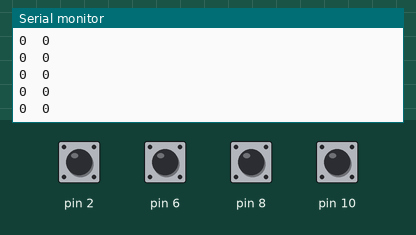
This sketch was run on a simulated Arduino Uno, built with avr-gcc and run on an emulated ATmega328P. Parts: the last lines printed to the serial monitor. The inputs (shaded band) are chosen by the test bench; at power-on: pin 2, pin 6, pin 8, pin 10 HIGH.

Above: at 1.2 s.
1.3 s: pin 2 pulled LOW for 0.15 s
2.9 s: pin 6 pulled LOW for 0.15 s
4.5 s: pin 8 pulled LOW for 0.15 s
6.1 s: pin 10 pulled LOW for 0.15 s
7.7 s: pin 2 driven LOW and pin 8 driven LOW
At 8.5 s:
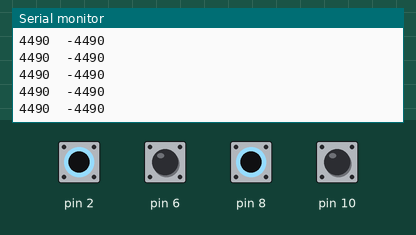
10.7 s: pin 2 driven HIGH
At 11.5 s:
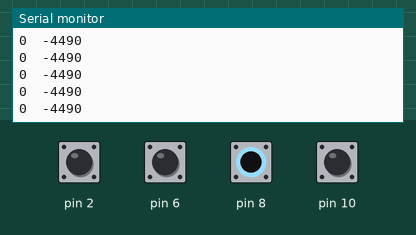
Timing chart, 0 to 13.7 s (numbered marks = the images above; inputs shaded):
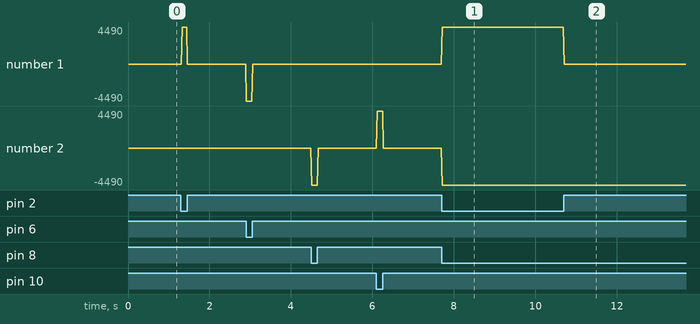

The sketch:

sendo_to_processing_trackpad.ino
```cpp
#include <CapacitiveSensor.h>

/*
 * CapitiveSense Library Demo Sketch
 * Paul Badger 2008
 * Uses a high value resistor e.g. 10M between send pin and receive pin
 * Resistor effects sensitivity, experiment with values, 50K - 50M. Larger resistor values yield larger sensor values.
 * Receive pin is the sensor pin - try different amounts of foil/metal on this pin
 */


CapacitiveSensor   cs_4_2 = CapacitiveSensor(4,2);        // 10M resistor between pins 4 & 2, pin 2 is sensor pin, add a wire and or foil if desired
CapacitiveSensor   cs_4_6 = CapacitiveSensor(4,6);        // 10M resistor between pins 4 & 6, pin 6 is sensor pin, add a wire and or foil
CapacitiveSensor   cs_4_8 = CapacitiveSensor(4,8);        // 10M resistor between pins 4 & 8, pin 8 is sensor pin, add a wire and or foil
CapacitiveSensor   cs_4_10 = CapacitiveSensor(4,10);        // 10M resistor between pins 4 & 8, pin 8 is sensor pin, add a wire and or foil

void setup()
{
   cs_4_2.set_CS_AutocaL_Millis(0xFFFFFFFF);     // turn off autocalibrate on channel 1 - just as an example
   Serial.begin(9600);
}

void loop()
{
    long start = millis();
    long total1 =  cs_4_2.capacitiveSensor(30);
    long total2 =  cs_4_6.capacitiveSensor(30);
    long total3 =  cs_4_8.capacitiveSensor(30);
    long total4 =  cs_4_10.capacitiveSensor(30);

//    Serial.print(millis() - start);        // check on performance in milliseconds
//    Serial.print("\t");                    // tab character for debug windown spacing

//    Serial.print("t1: ");
//    Serial.print(total1);
//    Serial.print("\t");
////
//    Serial.print("t2: ");
//    Serial.print(total2);
//    Serial.print("\t");

//    Serial.print("X: ");
    Serial.print(total1 - total2);
    Serial.print("\t");

//    Serial.print("t3: ");
//    Serial.print(total3);
//    Serial.print("\t");
//
//    Serial.print("t4: ");
//    Serial.print(total4);
//    Serial.print("\t");

//    Serial.print("Y: ");
    Serial.print(total4 - total3);
//    Serial.print("\t");

    Serial.println();    // print sensor output 3

    delay(10);                             // arbitrary delay to limit data to serial port
}
```

Measured:
- after the input at 7.7 s, the serial monitor: prints a new line at once (image 1)
- after the input at 10.7 s, the serial monitor: prints a new line at once (image 2)
- plotted number 1: 4490 → 0 after the input at 10.7 s
- plotted number 2: 0 → -4490 after the input at 7.7 s
